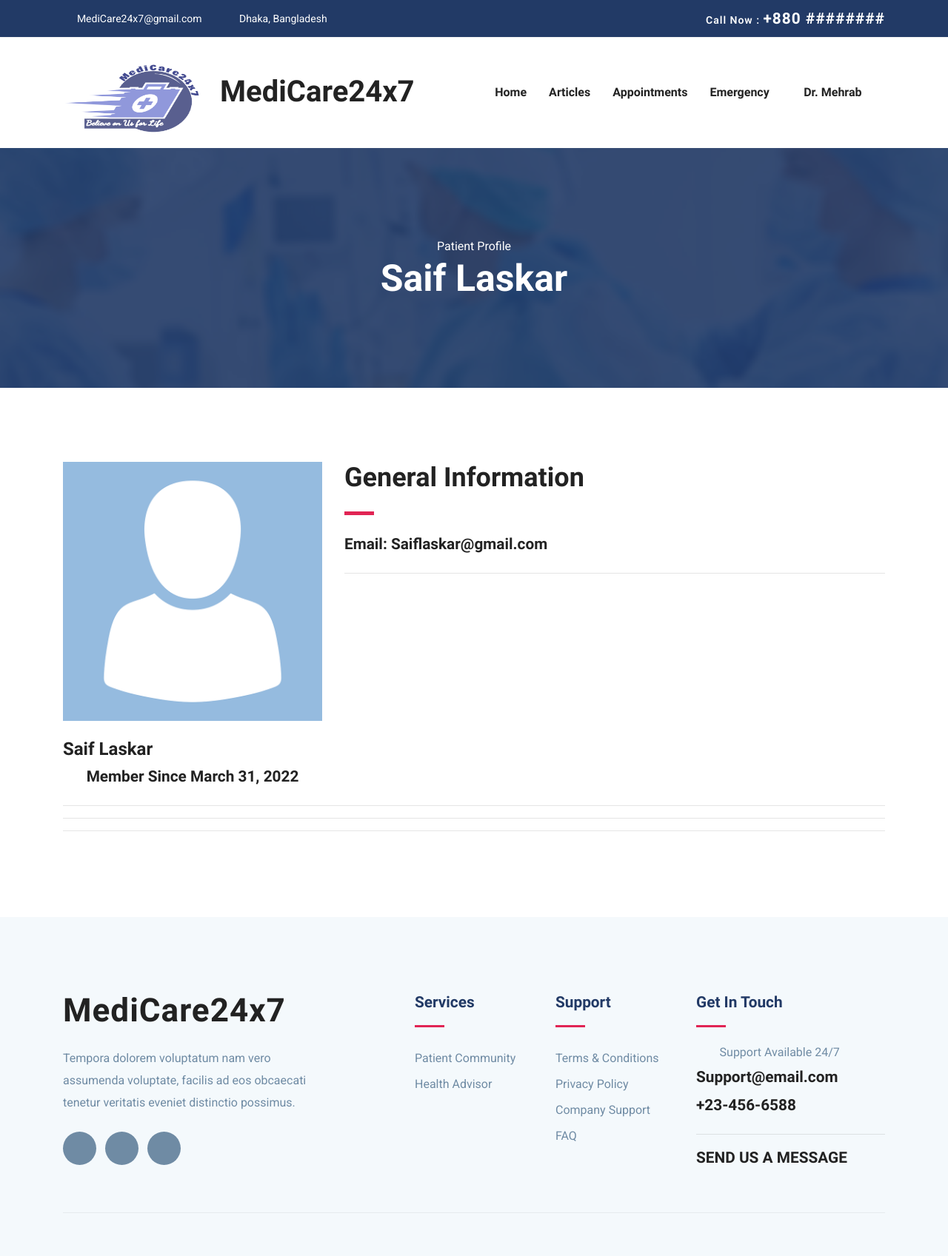
The page /accounts/patient-profile/5 (signed in) on the database its author committed.
### accounts/models.py (models this page shows, shortened)
class UserModel(AbstractBaseUser, PermissionsMixin):
    email = models.EmailField(max_length=255, unique=True)  # Email
    name = models.CharField(max_length=255)  # Name
    is_patient = models.BooleanField(default=False)  # True if patient
    is_doctor = models.BooleanField(default=False)  # True if doctor
    is_active = models.BooleanField(default=True)  # True if active
    is_staff = models.BooleanField(default=False)
    is_admin = models.BooleanField(default=False)
    is_superuser = models.BooleanField(default=False)
    date_joined = models.DateTimeField(auto_now_add=True)
    USERNAME_FIELD = 'email'
    REQUIRED_FIELDS = ['name']  # Email & Password are required by default.
    objects = MyUserManager()  # User manager for the User Model

class PatientModel(models.Model):
    GENDER_CHOICES = [
        ('Male', 'Male'),
        ('Female', 'Female'),
        ('Other', 'Other'),
    ]
    BLOOD_GROUP_CHOICES = [
        ('A+', 'A+'),
        ('A-', 'A-'),
        ('B+', 'B+'),
        ('B-', 'B-'),
        ('AB+', 'AB+'),
        ('AB-', 'AB-'),
        ('O+', 'O+'),
        ('O-', 'O-'),
    ]
    user = models.OneToOneField(UserModel, on_delete=models.CASCADE)
    image = models.ImageField(null=True, blank=True)  # Patient Profile Picture
    gender = models.CharField(max_length=10, choices=GENDER_CHOICES, null=True, blank=True)
    blood_group = models.CharField(max_length=10, choices=BLOOD_GROUP_CHOICES, null=True, blank=True)
    height = models.DecimalField(decimal_places=2, max_digits=4, null=True, blank=True)
    weight = models.IntegerField(null=True, blank=True)
    date_of_birth = models.DateField(null=True, blank=True)
    phone = models.CharField(max_length=15, null=True, blank=True)
    address = models.TextField(max_length=100, null=True, blank=True)
    last_donation = models.DateField(null=True, blank=True)

### accounts/views.py (the view)
# urls.py: path('accounts/patient-profile/<str:pk>', patient_profile_view, name='patient-profile'),
@login_required(login_url="login")
def patient_profile_view(request, pk):  # The patient profile page
    is_self = False  # set the is_self variable to false
    user = UserModel.objects.get(id=pk)  # get the user
    if request.user == user:  # check if the user is the same as the user in the url
        is_self = True  # set the is_self variable to true
    has_access = True  #  set the has_access variable to true
    profile = PatientModel.objects.get(user=user)  # get the patient's profile
    date_joined = calc_age(user.date_joined)  # calculate the age of the user
    age = None
    if profile.date_of_birth:  # check if the patient has a date of birth
        age = calc_age(profile.date_of_birth)  # calculate the age of the patient
    incomplete_profile = False  # set the incomplete_profile variable to false
    if (
        not profile.gender
        or not profile.blood_group
        or not profile.date_of_birth
        or not profile.phone
        or not profile.height
        or not profile.weight
        or not profile.address
    ):
        incomplete_profile = True  # set the incomplete_profile variable to true
    context = {  # Context to render the view
        "user": user,  # the user
        "is_self": is_self,
        "has_access": has_access,
        "profile": profile,
        "date_joined": date_joined,
        "age": age,
    }
    return render(request, "accounts/patient-profile.html", context)

### accounts/utils.py (called while the page is built)
def calc_age(DOB):
    today = date.today()
    return today.year-DOB.year -((today.month, today.day) < (DOB.month, DOB.day))

### templates/accounts/patient-profile.html (shortened to what this page needs)
{% extends "base.html" %}
{% load static %}
{% block content %}
<section class="page-title bg-1">
    <div class="container">
        <div class="row">
            <div class="col-md-12">
                <div class="block text-center">
                    <span class="text-white">Patient Profile</span>
                    <h1 class="text-capitalize mb-5 text-lg">{{ profile.user.name }}</h1>
                </div>
            </div>
        </div>
    </div>
</section>
<section class="section doctor-single">
    <div class="container">
        <div class="row">
            <div class="col-lg-4 col-md-6">
                <div class="doctor-img-block">
                    {% if profile.image %}
                    <img src="{{ profile.image.url }}" alt="{{ user.name }}" class="img-fluid w-100">
                    {% else %}
                    <img src="{% static 'images/placeholders/user-placeholder.png' %}" alt="{{ user.name }}"
                         class="img-fluid w-100">
                    {% endif %}
                    <div class="info-block mt-4">
                        <p class="mb-1">
                            <span class="h3">{{ profile.user.name }}</span>
                        </p>
                        <p class="h4 text-center">Member Since {{ user.date_joined.date}}</p>
                    </div>
                </div>
            </div>
            <div class="col-lg-8 col-md-6">
                <div class="doctor-details mt-4 mt-lg-0">
                    <h2 class="text-md">General Information</h2>
                    <div class="divider my-4"></div>
                    <div class="row">
                        <div class="col-lg-6">
                            <h4>Email: <a href="mailto:{{user.email}}">{{ user.email }}</a></h4>
                        </div>
                        <div class="col-lg-6">
                        </div>
                    </div>
                    <hr/>
                </div>
            </div>
        </div>
        <hr/>
        <hr/>
        <hr/>
    </div>
</section>
{% endblock %}

### templates/navbar.html (shortened to what this page needs)
{% load static %}
<nav class="navbar navbar-expand-lg navigation" id="navbar">
    <div class="container">
        <a class="navbar-brand" href="{% url 'home' %}">
            <h1><img src="{% static 'images/logo1.png' %}" alt="" class="img-fluid" style="width: 212px ;height: 106px;">MediCare24x7</h1>
        </a>
        <div class="collapse navbar-collapse" id="navbarmain">
            <ul class="navbar-nav ml-auto">
                <li class="nav-item active">
                    <a class="nav-link" href="{% url 'home' %}">Home</a>
                </li>
                <li class="nav-item"><a class="nav-link" href="#">Articles</a></li>
                {% if request.user.is_authenticated and request.user.is_doctor %}
                <li class="nav-item">
                    <a class="nav-link" href="#">Appointments</a>
                </li>
                {% elif request.user.is_authenticated and request.user.is_patient %}
                <li class="nav-item">
                    <a class="nav-link" href="#">Appointments</a>
                </li>
                {% endif %}
                <li class="nav-item dropdown">
                    <a class="nav-link dropdown-toggle" href="#" id="dropdown02"
                       data-toggle="dropdown" aria-haspopup="true" aria-expanded="false">Emergency <i
                            class="icofont-thin-down"></i></a>
                </li>
                {% if request.user.is_authenticated %}
                <li class="nav-item dropdown">
                    <a class="nav-link dropdown-toggle" href="#" id="dropdown03" data-toggle="dropdown"
                       aria-haspopup="true" aria-expanded="false">{{ request.user.name }} <i
                            class="icofont-thin-down"></i></a>
                </li>
                {% endif %}
            </ul>
        </div>
    </div>
</nav>

### static-files/css/style.css (style rules this page uses)
html { overflow-x: hidden; }
body { line-height: 1.6; font-family: "Roboto", sans-serif; -webkit-font-smoothing: antialiased; font-size: 16px; color: #6F8BA4; font-weight: 400; }
h1, .h1, h2, .h2, h3, .h3, h4, .h4, h5, .h5, h6, .h6 { font-family: "Exo", sans-serif; font-weight: 700; color: #222; }
h1, .h1 { font-size: 2.5rem; }
h2, .h2 { font-size: 44px; }
h3, .h3 { font-size: 1.5rem; }
h4, .h4 { font-size: 1.3rem; line-height: 30px; }
p { line-height: 30px; }
.section { padding: 100px 0; }
.text-md { font-size: 2.25rem; }
.text-lg { font-size: 3.75rem; }
a { color: #222; text-decoration: none; transition: all .35s ease; }
.page-title { padding: 120px 0px 70px 0px; position: relative; }
.page-title .block h1 { color: #fff; }
.text-lg { font-size: 50px; }
#navbarmain { padding: 20px 0px; }
#navbarmain .nav-link { font-weight: 600; padding: 10px 15px; color: #222; font-family: "Exo", sans-serif; text-transform: capitalize; font-size: 16px; transition: all .25s ease; }
.dropdown-toggle::after { display: none; }
.navbar-brand { margin-top: 10px; }
.bg-1 { background: url("../images/bg/22.jpg") no-repeat 50% 50%; background-size: cover; position: relative; }
.divider { width: 40px; height: 5px; background: #e12454; }

### rows shown on the page
UserModel: user.name "Dr. Mehrab"
PatientModel: user.name "Saif Laskar"
UserModel: date_joined "March 31, 2022", email "Saiflaskar@gmail.com"
